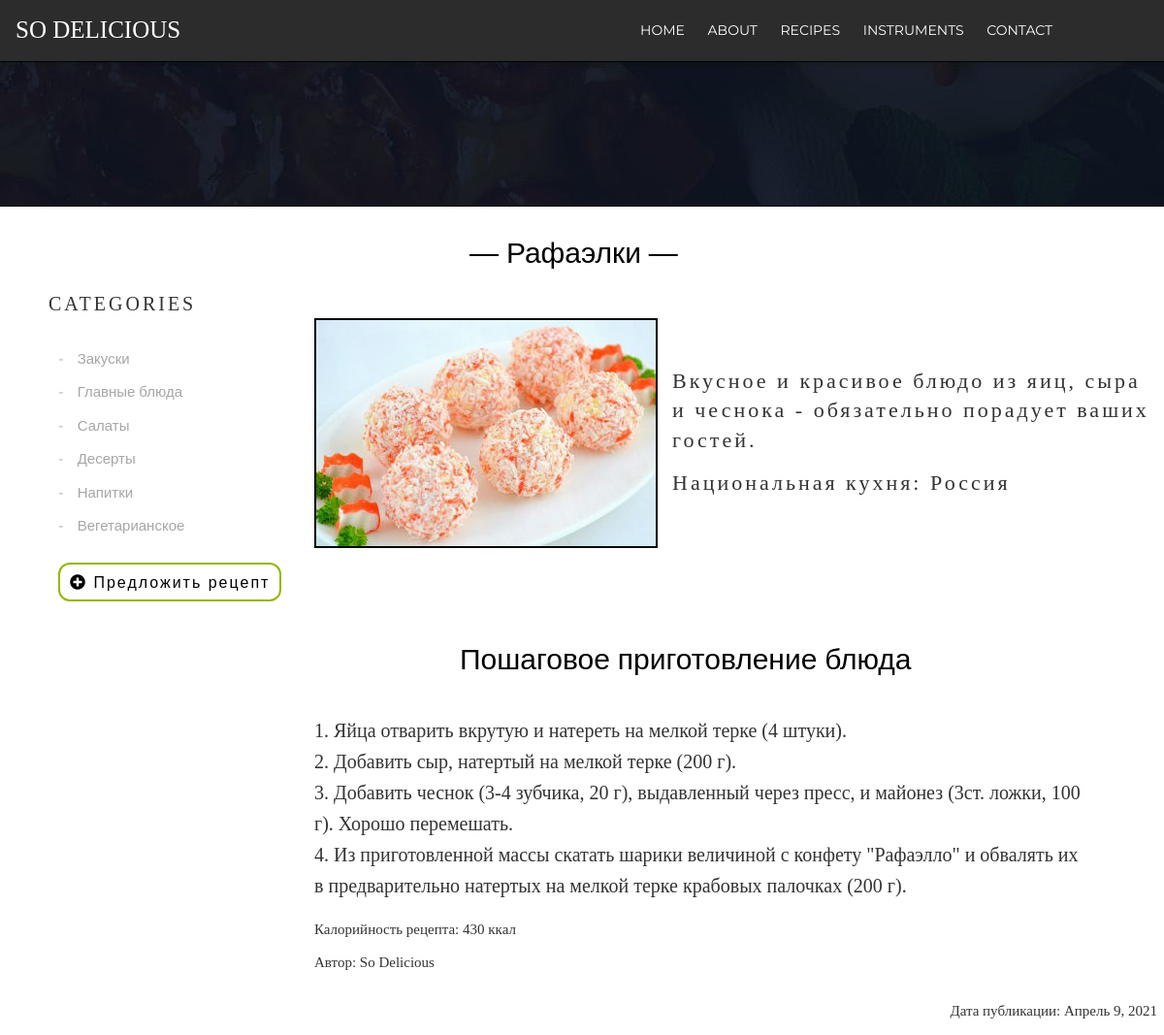
Page /recepti/14 on the committed database.
### recepti/models.py (models this page shows, shortened)
class Articles(models.Model):
    name = models.CharField('Название блюда', max_length=150)
    category = models.CharField('Категория', max_length=100)
    history = models.CharField('Страна происхождения:', max_length=150, default="Италия")
    full_text = models.TextField('Рецепт')
    anons = models.CharField('Краткое описание блюда', max_length=250, default="Краткое описание блюда")
    kkal = models.CharField('Калорийность:', max_length=50, default="150 ккал")
    avtor = models.CharField('Автор рецепта', max_length=250, default="So Delicious")
    date = models.DateField('Дата публикации')
    image = models.ImageField('Изображения', upload_to='images/recepies')
    class Meta:
        verbose_name = 'Рецепт'
        verbose_name_plural = 'Рецепты'

### recepti/views.py (the view)
# urls.py: path('<int:pk>', views.RecipesDetailView.as_view(), name='recept-detail')
class RecipesDetailView(DetailView):
    model = Articles
    template_name = 'recepti/detail_recept.html'
    context_object_name = 'article'

### recepti/templates/recepti/detail_recept.html (shortened to what this page needs)
{% load static %}
<!doctype html>
<html lang="en">
<head>
    <link rel="stylesheet" href="{% static 'main/css/catalog_style.css' %}">
    <link rel="stylesheet" href="https://use.fontawesome.com/releases/v5.8.2/css/all.css">
    <link rel="stylesheet" href="https://maxcdn.bootstrapcdn.com/font-awesome/4.7.0/css/font-awesome.min.css">
</head>
<body>
    <header class="header">
        <div class="container">
            <div class="header__inner">
                <div class="header__logo">SO DELICIOUS</div>
                <nav class="nav" style="left: 650px;">
                    <a class="nav__link" href="{% url 'home' %}">Home</a>
                    <a class="nav__link" href="{% url 'about' %}">About</a>
                    <a class="nav__link" href="{% url 'catalog' %}">Recipes</a>
                    <a class="nav__link" href="{% url 'instruments' %}">Instruments</a>
                    <a class="nav__link" href="{% url 'contact' %}">Contact</a>
                </nav>
            </div>
        </div>
    </header>
    <header2 class="menu_catalog">
        <div class="fotocat"></div>
        <div class="all_container">
            <div class="container_catalog">
                <div class="zagolovok_cat">CATEGORIES</div>
                <ul class="list_categories">
                    <li class="cat_item_1">
                        <a href="{% url 'zakuski' %}" class="list-group-item">Закуски</a>
                    </li>
                    <li class="cat_item_2">
                        <a href="{% url 'main-dish' %}" class="list-group-item">Главные блюда</a>
                    </li>
                    <li class="cat_item_3">
                        <a href="{% url 'salads' %}" class="list-group-item">Салаты</a>
                    </li>
                    <li class="cat_item_4">
                        <a href="{% url 'desserts' %}" class="list-group-item">Десерты</a>
                    </li>
                    <li class="cat_item_5">
                        <a href="{% url 'drinks' %}" class="list-group-item">Напитки</a>
                    </li>
                    <li class="cat_item_6">
                        <a href="{% url 'vegetarians' %}" class="list-group-item">Вегетарианское</a>
                    </li>
                    <div class="cat_predl">
                        <a href="{% url 'create-recipes' %}"><button class="btn_predl"><i class="fas fa-plus-circle"></i> Предложить рецепт</button></a>
                    </div>
                </ul>
            </div>
                <div class="recepti">
                     <div class="container_catalog_2">
                        <div class="zagolovok_dish"> ― {{ article.name }} ― </div>
                    </div>
                    <div class="container_catalog_2">
                        <div class="vibor_dish">
                            <img src="{{ article.image.url }}" width="350px" height="233px" />
                            <div class="opisanie_dish_recept">
                                <div class="anons_recept">{{ article.anons }}</div>
                                <div class="history_recept">Национальная кухня: {{ article.history }}</div>
                            </div>
                        </div>
                        <div class="osnovi_recepta">
                            <div class="zagolovok_rec">Пошаговое приготовление блюда</div>
                            <div class="full_recept"><pre class="redaktor">{{ article.full_text }}</pre></div>
                            <div class="dop_recepta">
                                <div class="kkal_recept"><p>Калорийность рецепта: {{ article.kkal }}</p></div>
                                <div class="avtor_recept"><p>Автор: {{ article.avtor }}</p></div>
                                <div class="date_recept"><p>Дата публикации: {{ article.date }}</p></div>
                            </div>
                        </div>
                    </div>
                </div>
        </div>
    </header2>
</body>
</html>

### main/static/main/css/catalog_style.css (style rules this page uses)
body { margin: 0; font-family: 'Montserrat', sans-serif; font-size: 15px; line-height: 2.5; color: #333; }
.header__logo { font-size: 25px; font-family: 'Libre Baskerville', serif; color: white; display: inline-block; border: 1px; padding: 0 1rem; }
.container { top: 0; right: 0; left: 0; z-index: 1000; width: 100%; background: #2c2c2c; }
.nav { position: absolute; font-size: 14px; text-transform: uppercase; }
.nav__link, .nav__link1 { display: inline-block; vertical-align: top; margin: 0 10px; position: relative; color: #fff; text-decoration: none; transition: color 0.2s linear; }
.header__inner { display: flex; align-items: center; }
.list_categories { line-height: 2.3; font-size: 15px; margin-left: 20px; }
li { list-style-type: none; }
li:before { content: "- "; color: #a6a6a6; }
.fotocat { width: 100%; height: 150px; background: url("../img/cat.jpg"); }
.zagolovok_cat { font-size: 20px; font-family: 'Libre Baskerville', serif; letter-spacing: 3px; margin-top: 75px; margin-left: 50px; }
.list-group-item { display: inline-block; vertical-align: top; margin: 0 10px; position: relative; color: #a6a6a6; text-decoration: none; transition: color 0.2s linear; }
.container_catalog { width: 27%; height: 100vh; }
.container_catalog_2 { width: 100%; }
.all_container { display: flex; }
.vibor_dish, .vibor_instr { margin-top: 30px; display: flex; }
.zagolovok_dish, .zagolovok_rec, .zagolovok_instr, .zagolovok_instr_detail { font-size: 30px; color: black; margin-top: 10px; margin-left: 160px; }
.zagolovok_rec { margin-left: 150px; }
img { border: 2px solid black; }
.btn_predl, .btn-form-predl { letter-spacing: 2px; outline: none; border: 2px solid #94b800; background: transparent; font-size: 16px; color: black; padding: 10px; text-decoration: none; display: inline-block; font-size: 16px; text-align: center; line-height: 15px; margin-top: 20px; border-radius: 12px; }
.btn_predl { margin-right: 15px; }
.opisanie_dish_recept { letter-spacing: 3px; font-family: 'Cinzel', serif; font-size: 22px; width: 500px; height: 254px; margin-top: 50px; margin-left: 15px; }
.full_recept { width: 500px; line-height: 1.6; font-size: 20px; font-family: 'Vollkorn', serif; }
.dop_recepta { line-height: 1.3; font-family: 'Vollkorn', serif; }
.date_recept { float: right; }
.redaktor { width: 800px; font-family: 'Vollkorn', serif; line-height: 1.6; }
pre { text-align: left; white-space: pre-line; }
.anons_recept { line-height: 1.4; }

### rows in the picture
Articles: name "Рафаэлки", image (picture), anons "Вкусное и красивое блюдо из яиц, сыра и чеснока - обязательно порадует ваших гостей.", history "Россия", full_text "1. Яйца отварить вкрутую и натереть на мелкой терке (4 штуки). 2. Добавить сыр, натертый на мелкой терке (200 г). 3. Добавить чеснок (3-4 зубчика, 20 г), выдавленный через пресс, и майонез (3ст. ложки, 100 г). Хорошо перемешать. 4. Из приготовленной массы скатать шарики величиной с конфету \"Рафаэлло\" и обвалять их в предварительно натертых на мелкой терке крабовых палочках (200 г).", kkal "430 ккал", avtor "So Delicious", date "Апрель 9, 2021"
